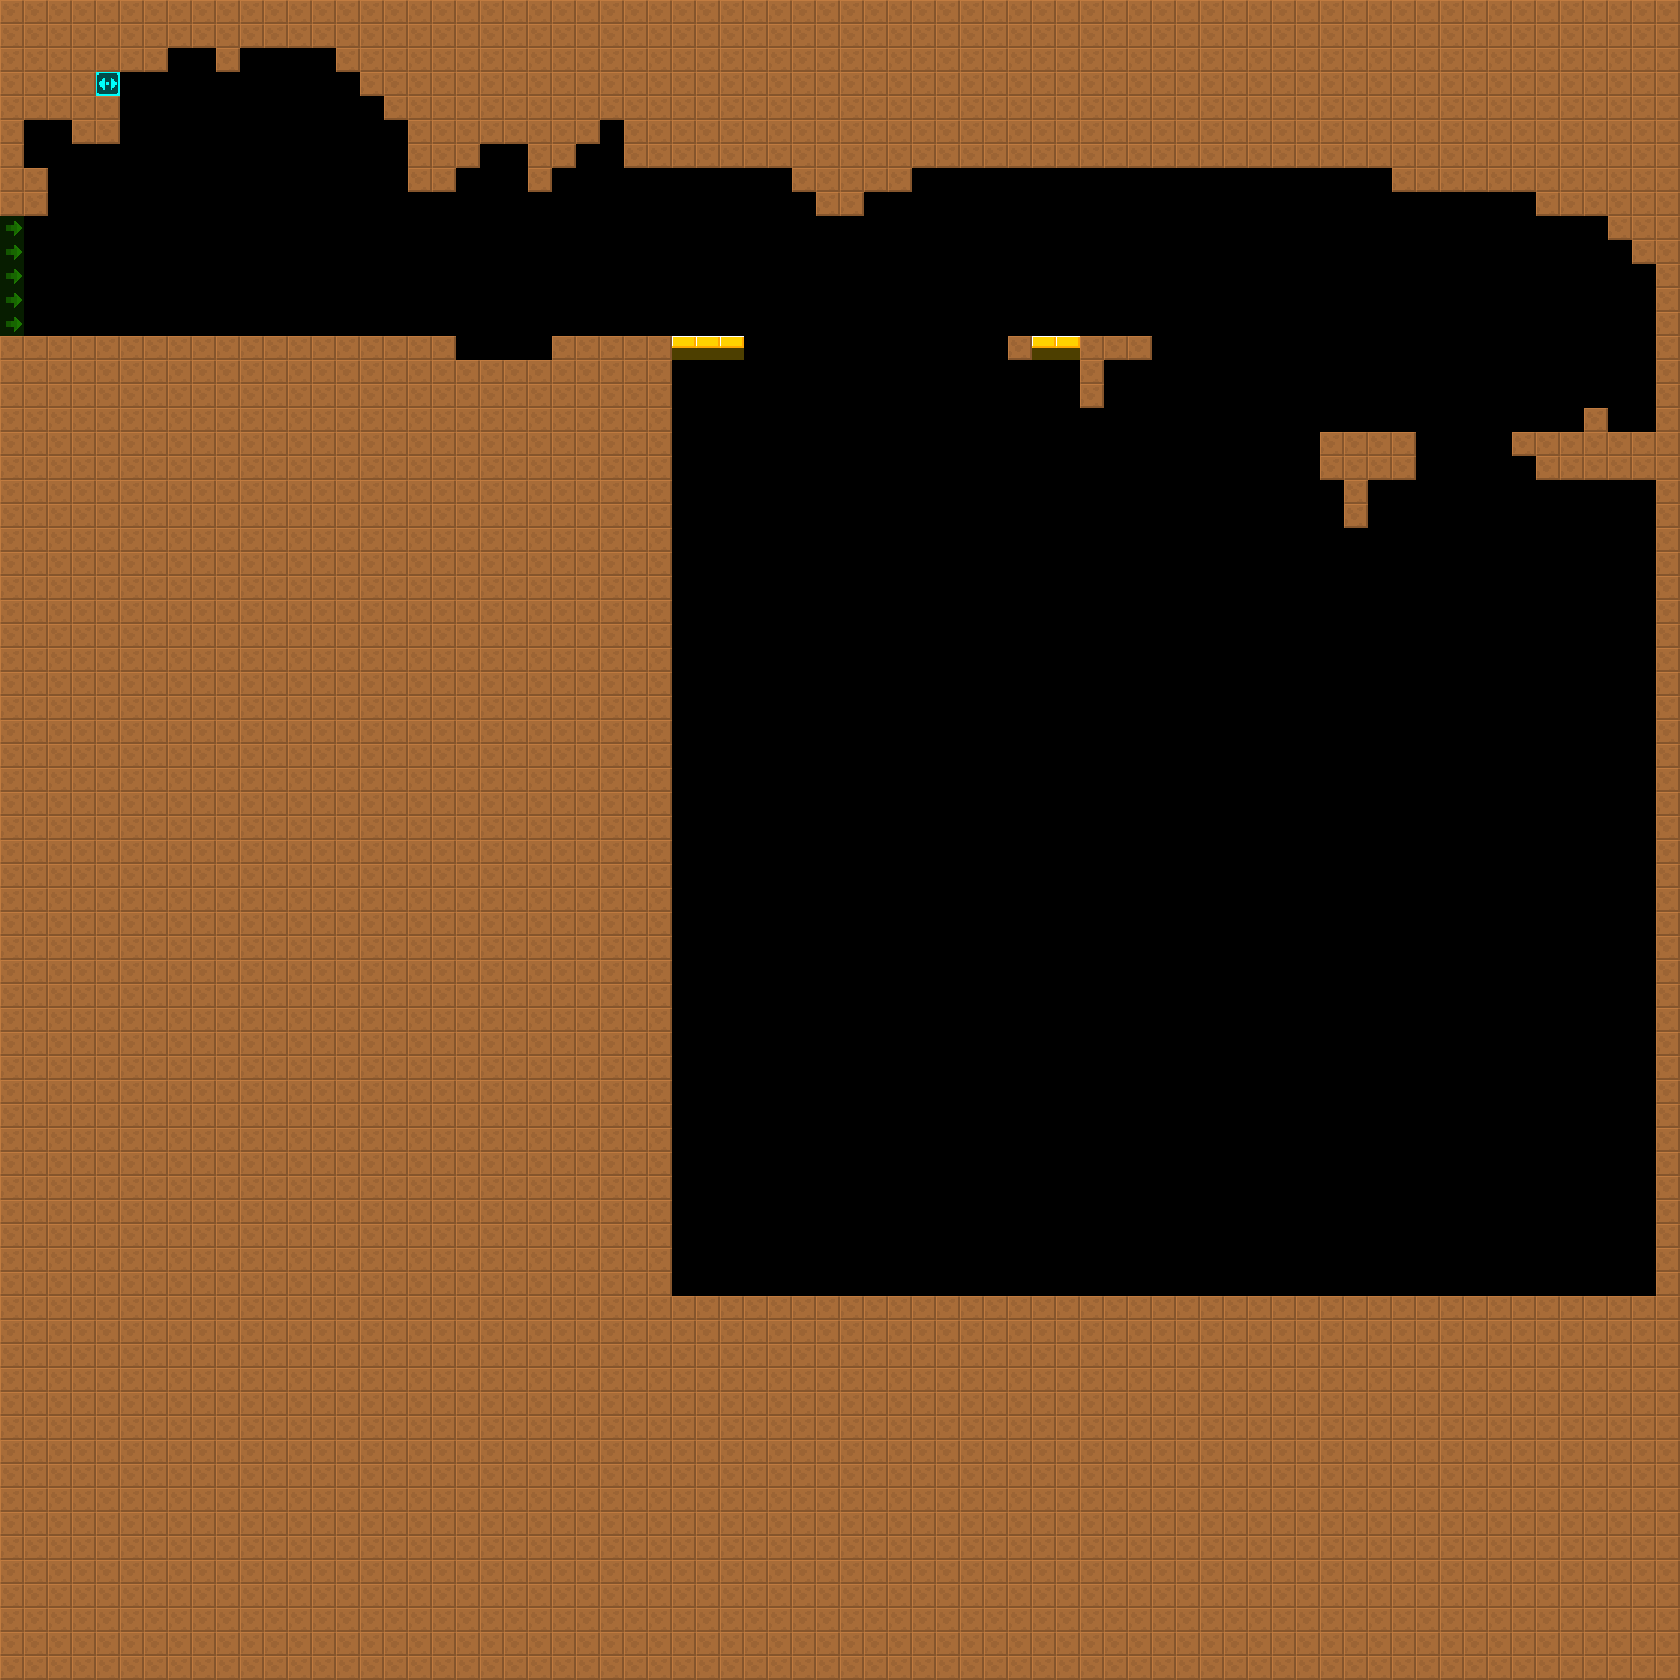

This is a level from a 2D game, rendered from its Tiled map with the project's own tilesets. A one-line summary and the map file follow, with tile-layer data summarised:
An orthogonal 70x70 tile map with 24x24 px tiles, 2 tile layers (col, lnk), 2 tilesets and 25 objects (8x Light, 3x DisableDecorator, 3x Examinable, 2x TriggeredDoor, 2x SinglePressurePlate, ...).

<map version="1.4" tiledversion="1.4.2" orientation="orthogonal" renderorder="right-down" width="70" height="70" tilewidth="24" tileheight="24" infinite="0" nextlayerid="4" nextobjectid="8">
 <tileset firstgid="6" source="../../lnk.tsx" />
 <tileset firstgid="1" source="../../col.tsx" />
 <layer id="1" name="col" width="70" height="70">
  <data>[4900 cells, 2777 non-empty, 3 distinct tile ids]</data>
 </layer>
 <layer id="2" name="lnk" width="70" height="70" opacity="0.5">
  <data>[4900 cells, 5 non-empty, 1 distinct tile ids]</data>
 </layer>
 <objectgroup id="3" name="markers" opacity="0.5">
  <object id="1" name="DisableDecorator" type="DisableDecorator" x="72" y="48" width="336" height="288">
   <properties>
    <property name="yr" value="0" />
    <property name="xr" value="0" />
   </properties>
  </object>
  <object id="2" name="Light" type="Light" x="264" y="72" width="24" height="24">
   <properties>
    <property name="yr" value="0" />
    <property name="xr" value="0" />
    <property name="light" value="MonsterDoor" />
   </properties>
  </object>
  <object id="3" name="Light" type="Light" x="72" y="168" width="24" height="24">
   <properties>
    <property name="yr" value="0" />
    <property name="xr" value="0" />
    <property name="light" value="MonsterDoor2" />
   </properties>
  </object>
  <object id="4" name="GenericEventTrigger" type="GenericEventTrigger" x="336" y="168" width="72" height="168">
   <properties>
    <property name="yr" value="0" />
    <property name="xr" value="0" />
    <property name="customId" value="giantEscape" />
   </properties>
  </object>
  <object id="5" name="DisableDecorator" type="DisableDecorator" x="816" y="168" width="864" height="288">
   <properties>
    <property name="yr" value="0" />
    <property name="xr" value="0" />
   </properties>
  </object>
  <object id="6" name="DisableDecorator" type="DisableDecorator" x="408" y="192" width="144" height="120">
   <properties>
    <property name="yr" value="0" />
    <property name="xr" value="0" />
   </properties>
  </object>
  <object id="7" name="ZDoor" type="ZDoor" x="168" y="216" width="144" height="120">
   <properties>
    <property name="yr" value="0" />
    <property name="xr" value="0" />
   </properties>
  </object>
  <object id="8" name="Examinable" type="Examinable" x="576" y="264" width="24" height="24">
   <properties>
    <property name="yr" value="0" />
    <property name="xr" value="0" />
    <property name="customId" value="scratches" />
   </properties>
  </object>
  <object id="9" name="Light" type="Light" x="1584" y="264" width="24" height="24">
   <properties>
    <property name="yr" value="0" />
    <property name="xr" value="0" />
    <property name="light" value="CavernKey" />
   </properties>
  </object>
  <object id="10" name="Light" type="Light" x="216" y="312" width="24" height="24">
   <properties>
    <property name="yr" value="0" />
    <property name="xr" value="0" />
    <property name="light" value="MonsterDoorBot" />
   </properties>
  </object>
  <object id="11" name="Light" type="Light" x="552" y="312" width="24" height="24">
   <properties>
    <property name="yr" value="0" />
    <property name="xr" value="0" />
    <property name="light" value="MonsterDoorBot" />
   </properties>
  </object>
  <object id="12" name="Examinable" type="Examinable" x="696" y="312" width="24" height="24">
   <properties>
    <property name="yr" value="0" />
    <property name="xr" value="0" />
    <property name="customId" value="hole" />
   </properties>
  </object>
  <object id="13" name="TriggeredDoor" type="TriggeredDoor" x="1008" y="312" width="24" height="24">
   <properties>
    <property name="yr" value="0" />
    <property name="xr" value="0" />
   </properties>
  </object>
  <object id="14" name="SinglePressurePlate" type="SinglePressurePlate" x="1032" y="312" width="24" height="24">
   <properties>
    <property name="yr" value="0" />
    <property name="xr" value="0" />
   </properties>
  </object>
  <object id="15" name="SinglePressurePlate" type="SinglePressurePlate" x="1104" y="312" width="24" height="24">
   <properties>
    <property name="yr" value="0" />
    <property name="xr" value="0" />
   </properties>
  </object>
  <object id="16" name="TriggeredDoor" type="TriggeredDoor" x="1128" y="312" width="24" height="24">
   <properties>
    <property name="yr" value="0" />
    <property name="xr" value="0" />
   </properties>
  </object>
  <object id="17" name="CustomSpot" type="CustomSpot" x="744" y="360" width="288" height="96">
   <properties>
    <property name="yr" value="0" />
    <property name="xr" value="0" />
    <property name="customId" value="diveZone" />
   </properties>
  </object>
  <object id="18" name="FixedLoot" type="FixedLoot" x="1584" y="384" width="24" height="24">
   <properties>
    <property name="yr" value="0" />
    <property name="xr" value="0" />
    <property name="item" value="CavernKey" />
   </properties>
  </object>
  <object id="19" name="FocusCamera" type="FocusCamera" x="1584" y="384" width="24" height="24">
   <properties>
    <property name="yr" value="0" />
    <property name="xr" value="0" />
   </properties>
  </object>
  <object id="20" name="Examinable" type="Examinable" x="1368" y="408" width="24" height="24">
   <properties>
    <property name="yr" value="0" />
    <property name="xr" value="0" />
    <property name="customId" value="key" />
   </properties>
  </object>
  <object id="21" name="Light" type="Light" x="1440" y="408" width="24" height="24">
   <properties>
    <property name="yr" value="0" />
    <property name="xr" value="0" />
    <property name="light" value="MonsterDoorBot" />
   </properties>
  </object>
  <object id="22" name="Light" type="Light" x="816" y="432" width="24" height="24">
   <properties>
    <property name="yr" value="0" />
    <property name="xr" value="0" />
    <property name="light" value="MonsterDoorBot" />
   </properties>
  </object>
  <object id="23" name="FocusCamera" type="FocusCamera" x="960" y="432" width="24" height="24">
   <properties>
    <property name="yr" value="0" />
    <property name="xr" value="0" />
   </properties>
  </object>
  <object id="24" name="Light" type="Light" x="1128" y="432" width="24" height="24">
   <properties>
    <property name="yr" value="0" />
    <property name="xr" value="0" />
    <property name="light" value="MonsterDoorBot" />
   </properties>
  </object>
  <object id="25" name="Lava" type="Lava" x="672" y="456" width="984" height="840">
   <properties>
    <property name="yr" value="0" />
    <property name="xr" value="0" />
   </properties>
  </object>
 </objectgroup>
</map>
